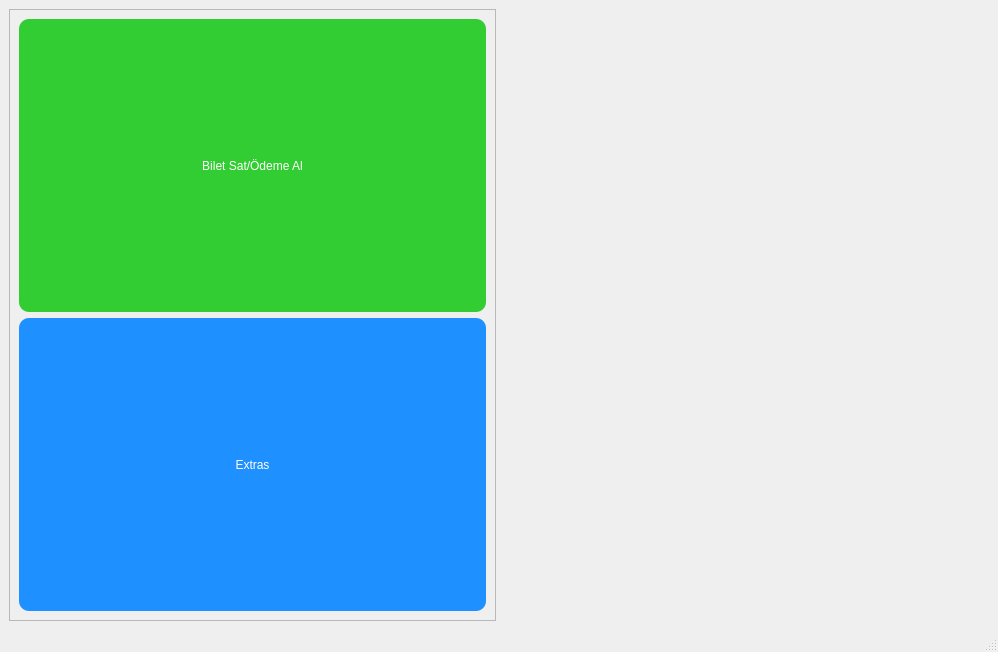
<?xml version="1.0" encoding="UTF-8"?>
<ui version="4.0">
 <class>MainWindow</class>
 <widget class="QMainWindow" name="MainWindow">
  <property name="geometry">
   <rect>
    <x>0</x>
    <y>0</y>
    <width>998</width>
    <height>652</height>
   </rect>
  </property>
  <property name="sizePolicy">
   <sizepolicy hsizetype="Preferred" vsizetype="Preferred">
    <horstretch>0</horstretch>
    <verstretch>0</verstretch>
   </sizepolicy>
  </property>
  <property name="windowTitle">
   <string>Cinema Management</string>
  </property>
  <widget class="QWidget" name="centralwidget">
   <property name="sizePolicy">
    <sizepolicy hsizetype="Expanding" vsizetype="Expanding">
     <horstretch>0</horstretch>
     <verstretch>0</verstretch>
    </sizepolicy>
   </property>
   <layout class="QHBoxLayout" name="horizontalLayout">
    <item>
     <widget class="QFrame" name="frame">
      <property name="sizePolicy">
       <sizepolicy hsizetype="Expanding" vsizetype="Expanding">
        <horstretch>0</horstretch>
        <verstretch>0</verstretch>
       </sizepolicy>
      </property>
      <property name="layoutDirection">
       <enum>Qt::LayoutDirection::LeftToRight</enum>
      </property>
      <property name="frameShape">
       <enum>QFrame::Shape::StyledPanel</enum>
      </property>
      <property name="frameShadow">
       <enum>QFrame::Shadow::Raised</enum>
      </property>
      <layout class="QVBoxLayout" name="verticalLayout">
       <item>
        <widget class="QPushButton" name="CheckInButton">
         <property name="sizePolicy">
          <sizepolicy hsizetype="Expanding" vsizetype="Expanding">
           <horstretch>0</horstretch>
           <verstretch>0</verstretch>
          </sizepolicy>
         </property>
         <property name="styleSheet">
          <string notr="true">QPushButton {
    background-color: #32CD32; /* Yeşil renk */
    border: none; /* Kenar çizgisi yok */
    border-radius: 10px; /* Yuvarlatılmış kenarlar */
    color: white; /* Metin rengi beyaz */
    padding: 10px; /* İçerik boşluğu */
}

QPushButton:hover {
    background-color: #2E8B57; /* Hover sırasında koyu yeşil */
}

QPushButton:pressed {
    background-color: #90EE90; /* Tıklama sırasında açık yeşil */
}
</string>
         </property>
         <property name="text">
          <string>Bilet Sat/Ödeme Al</string>
         </property>
        </widget>
       </item>
       <item>
        <widget class="QPushButton" name="ExtrasButton">
         <property name="sizePolicy">
          <sizepolicy hsizetype="Expanding" vsizetype="Expanding">
           <horstretch>0</horstretch>
           <verstretch>0</verstretch>
          </sizepolicy>
         </property>
         <property name="styleSheet">
          <string notr="true">QPushButton {
    background-color: #1E90FF; /* Mavi renk */
    border: none; /* Kenar çizgisi yok */
    border-radius: 10px; /* Yuvarlatılmış kenarlar */
    color: white; /* Metin rengi beyaz */
    padding: 10px; /* İçerik boşluğu */
}

QPushButton:hover {
    background-color: #1C86EE; /* Hover sırasında koyu mavi */
}

QPushButton:pressed {
    background-color: #87CEFA; /* Tıklama sırasında açık mavi */
}
</string>
         </property>
         <property name="text">
          <string>Extras</string>
         </property>
        </widget>
       </item>
      </layout>
     </widget>
    </item>
    <item>
     <widget class="QLabel" name="HotelLogo">
      <property name="sizePolicy">
       <sizepolicy hsizetype="Expanding" vsizetype="Expanding">
        <horstretch>0</horstretch>
        <verstretch>0</verstretch>
       </sizepolicy>
      </property>
      <property name="text">
       <string/>
      </property>
      <property name="pixmap">
       <pixmap resource="ImageResource.qrc">:/Images/istockphoto-1494642262-612x612.jpg</pixmap>
      </property>
      <property name="scaledContents">
       <bool>true</bool>
      </property>
     </widget>
    </item>
   </layout>
  </widget>
  <widget class="QMenuBar" name="menubar">
   <property name="geometry">
    <rect>
     <x>0</x>
     <y>0</y>
     <width>998</width>
     <height>25</height>
    </rect>
   </property>
  </widget>
  <widget class="QStatusBar" name="statusbar"/>
 </widget>
 <resources>
  <include location="ImageResource.qrc"/>
 </resources>
 <connections/>
</ui>
